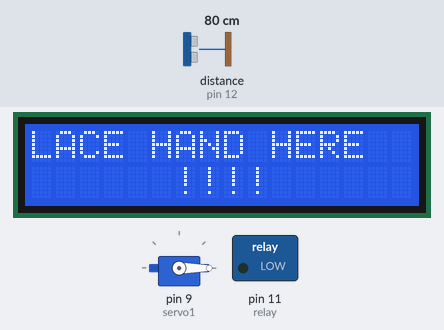
This sketch was run on a simulated Arduino Uno, built with avr-gcc and run on an emulated ATmega328P. On the bench: 16×2 character LCD, servo, switched loads named in the sketch (green lamp = pin HIGH). Wiring (inferred from the names in the program): ultrasonic range finder: trigger pin 13; echo pin 12. The inputs (shaded band) are chosen by the test bench; at power-on: distance to the obstacle (sensor on pin 12) 80 cm. The echo pulse lasts 58.3 µs per cm; pins used as bus, display or sensor lines are not drawn.

Above: at 1.2 s.
1.3 s: distance to the obstacle (sensor on pin 12) set to 2 cm
At 2.3 s:
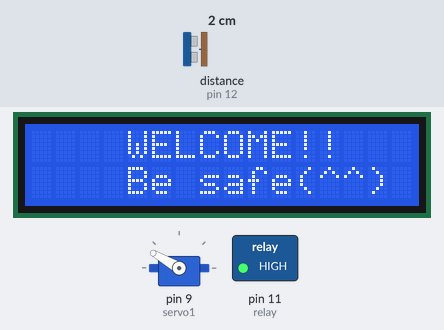
At 6.75 s:
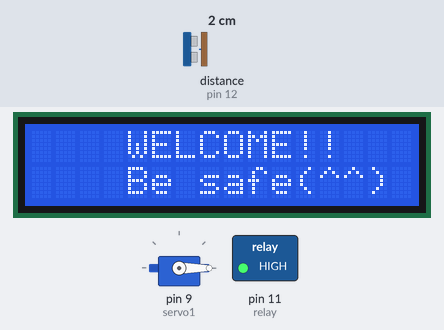
Timing chart, 0 to 8.3 s (numbered marks = the images above; inputs shaded):
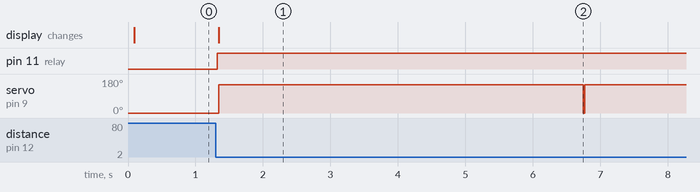

Measured:
- after the input at 1.3 s, pin 11 (relay): LOW → HIGH at once; servo on pin 9 (servo1): 0° → 150° after 0.05 s; the display: changes after 0.05 s (image 1)

The sketch:

code.ino
```cpp
#include <Wire.h>
#include <LiquidCrystal_I2C.h>
#include <Servo.h>
Servo servo1;
int pos=120;


const int trigPin = 13;
const int echoPin = 12;

const int relay = 11;

long duration;
long distance;
int safetyDistance;

LiquidCrystal_I2C lcd(0x27, 16, 2);
void setup() {
  lcd.init();
  lcd.backlight();
  lcd.clear();
  pinMode(trigPin, OUTPUT);
  pinMode(echoPin, INPUT);
  pinMode(relay, OUTPUT);
  servo1.attach(9);
  servo1.write(0);
  Serial.begin(9600);
}


void loop() {

  digitalWrite(trigPin, LOW);
  delayMicroseconds(2);

  digitalWrite(trigPin, HIGH);
  delayMicroseconds(10);
  digitalWrite(trigPin, LOW);

  duration = pulseIn(echoPin, HIGH);

  distance = duration * 0.034 / 2;

  safetyDistance = distance;
  if (safetyDistance <= 10) {
    digitalWrite(relay, HIGH);

    servo1.write(150);

    lcd.clear();
    lcd.setCursor(4,0);
    lcd.print("WELCOME!!");
    lcd.setCursor(4,1);
    lcd.print("Be safe(^^)");


    delay(5400);
    servo1.write(0);
  }
  else {
    digitalWrite(relay, LOW);
    lcd.clear();
    lcd.setCursor(255,0);
    lcd.print("PLACE HAND HERE");
    lcd.setCursor(6,1);
    lcd.print("!!!!");
  }
}
```
